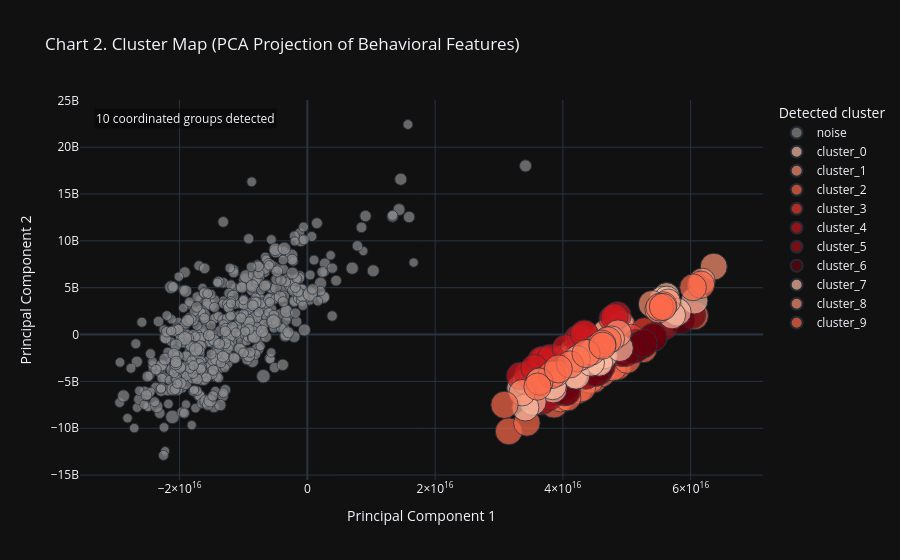

The notebook cell this image was saved under:
### Code cell
numeric_cols = [
    c for c in features.columns
    if c not in {'address', 'common_funder_address', 'hour_histogram'} and pd.api.types.is_numeric_dtype(features[c])
]

pca = PCA(n_components=2, random_state=SEED)
components = pca.fit_transform(features[numeric_cols].fillna(0.0))
plot_df = analysis_df.copy()
plot_df['pc1'] = components[:, 0]
plot_df['pc2'] = components[:, 1]

unique_clusters = sorted([int(c) for c in plot_df['cluster_id'].unique() if int(c) >= 0])
reds = px.colors.sequential.Reds
cluster_color_map = {'noise': '#8c8c8c'}
for i, cid in enumerate(unique_clusters):
    cluster_color_map[f'cluster_{cid}'] = reds[min(len(reds) - 1, 2 + (i % (len(reds) - 2)))]

plot_df['cluster_label'] = plot_df['cluster_id'].apply(lambda c: 'noise' if int(c) < 0 else f'cluster_{int(c)}')

fig2 = px.scatter(
    plot_df,
    x='pc1',
    y='pc2',
    color='cluster_label',
    size='sybil_probability',
    hover_data=['address', 'cluster_id', 'sybil_probability'],
    title='Chart 2. Cluster Map (PCA Projection of Behavioral Features)',
    labels={
        'pc1': 'Principal Component 1',
        'pc2': 'Principal Component 2',
        'cluster_label': 'Detected cluster',
        'sybil_probability': 'Sybil probability',
    },
    color_discrete_map=cluster_color_map,
    template='plotly_dark',
)
fig2.add_annotation(
    text=f'{cluster_count} coordinated groups detected',
    x=0.02,
    y=0.98,
    xref='paper',
    yref='paper',
    showarrow=False,
    bgcolor='rgba(0,0,0,0.4)',
)
render_chart(fig2, 'chart_02_cluster_scatter_pca.png')
